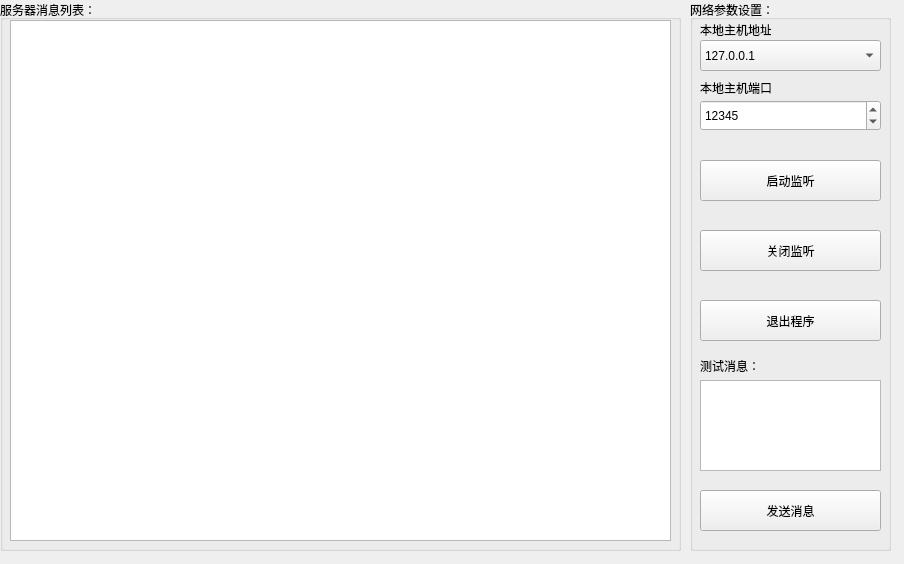
<?xml version="1.0" encoding="UTF-8"?>
<ui version="4.0">
 <class>FormTcpServer</class>
 <widget class="QWidget" name="FormTcpServer">
  <property name="geometry">
   <rect>
    <x>0</x>
    <y>0</y>
    <width>904</width>
    <height>564</height>
   </rect>
  </property>
  <property name="windowTitle">
   <string>Form</string>
  </property>
  <widget class="QGroupBox" name="groupBox_2">
   <property name="geometry">
    <rect>
     <x>690</x>
     <y>0</y>
     <width>201</width>
     <height>551</height>
    </rect>
   </property>
   <property name="title">
    <string>网络参数设置：</string>
   </property>
   <widget class="QPlainTextEdit" name="plainTextEdit_TCPServerSendData">
    <property name="geometry">
     <rect>
      <x>10</x>
      <y>380</y>
      <width>181</width>
      <height>91</height>
     </rect>
    </property>
   </widget>
   <widget class="QLabel" name="label_5">
    <property name="geometry">
     <rect>
      <x>10</x>
      <y>350</y>
      <width>151</width>
      <height>31</height>
     </rect>
    </property>
    <property name="text">
     <string>测试消息：</string>
    </property>
   </widget>
   <widget class="QPushButton" name="pushButton_TCPServerClose">
    <property name="geometry">
     <rect>
      <x>10</x>
      <y>300</y>
      <width>181</width>
      <height>41</height>
     </rect>
    </property>
    <property name="text">
     <string>退出程序</string>
    </property>
    <property name="icon">
     <iconset resource="images.qrc">
      <normaloff>:/new/prefix1/images/exit.ico</normaloff>:/new/prefix1/images/exit.ico</iconset>
    </property>
   </widget>
   <widget class="QPushButton" name="pushButton_TCPServerSendMsg">
    <property name="geometry">
     <rect>
      <x>10</x>
      <y>490</y>
      <width>181</width>
      <height>41</height>
     </rect>
    </property>
    <property name="text">
     <string>发送消息</string>
    </property>
    <property name="icon">
     <iconset resource="images.qrc">
      <normaloff>:/new/prefix1/images/sendmsg.ico</normaloff>:/new/prefix1/images/sendmsg.ico</iconset>
    </property>
   </widget>
   <widget class="QPushButton" name="pushButton_TCPServerStop">
    <property name="geometry">
     <rect>
      <x>10</x>
      <y>230</y>
      <width>181</width>
      <height>41</height>
     </rect>
    </property>
    <property name="text">
     <string>关闭监听</string>
    </property>
    <property name="icon">
     <iconset resource="images.qrc">
      <normaloff>:/new/prefix1/images/stop.ico</normaloff>:/new/prefix1/images/stop.ico</iconset>
    </property>
   </widget>
   <widget class="QPushButton" name="pushButton_TCPServerStart">
    <property name="geometry">
     <rect>
      <x>10</x>
      <y>160</y>
      <width>181</width>
      <height>41</height>
     </rect>
    </property>
    <property name="text">
     <string>启动监听</string>
    </property>
    <property name="icon">
     <iconset resource="images.qrc">
      <normaloff>:/new/prefix1/images/start.ico</normaloff>:/new/prefix1/images/start.ico</iconset>
    </property>
   </widget>
   <widget class="QSpinBox" name="spinBox_TCPServerPort">
    <property name="geometry">
     <rect>
      <x>10</x>
      <y>100</y>
      <width>181</width>
      <height>31</height>
     </rect>
    </property>
    <property name="minimum">
     <number>0</number>
    </property>
    <property name="maximum">
     <number>65535</number>
    </property>
    <property name="value">
     <number>12345</number>
    </property>
   </widget>
   <widget class="QLabel" name="label_2">
    <property name="geometry">
     <rect>
      <x>10</x>
      <y>80</y>
      <width>71</width>
      <height>16</height>
     </rect>
    </property>
    <property name="text">
     <string>本地主机端口：</string>
    </property>
   </widget>
   <widget class="QComboBox" name="comboBox_TCPServerIP">
    <property name="geometry">
     <rect>
      <x>10</x>
      <y>40</y>
      <width>181</width>
      <height>31</height>
     </rect>
    </property>
    <item>
     <property name="text">
      <string>127.0.0.1</string>
     </property>
    </item>
   </widget>
   <widget class="QLabel" name="label">
    <property name="geometry">
     <rect>
      <x>10</x>
      <y>20</y>
      <width>71</width>
      <height>20</height>
     </rect>
    </property>
    <property name="text">
     <string>本地主机地址：</string>
    </property>
   </widget>
  </widget>
  <widget class="QListWidget" name="listWidget_TCPServerListMsg">
   <property name="geometry">
    <rect>
     <x>10</x>
     <y>20</y>
     <width>661</width>
     <height>521</height>
    </rect>
   </property>
  </widget>
  <widget class="QGroupBox" name="groupBox">
   <property name="geometry">
    <rect>
     <x>0</x>
     <y>0</y>
     <width>681</width>
     <height>551</height>
    </rect>
   </property>
   <property name="title">
    <string>服务器消息列表：</string>
   </property>
  </widget>
  <zorder>groupBox</zorder>
  <zorder>groupBox_2</zorder>
  <zorder>listWidget_TCPServerListMsg</zorder>
 </widget>
 <resources>
  <include location="images.qrc"/>
 </resources>
 <connections/>
</ui>
